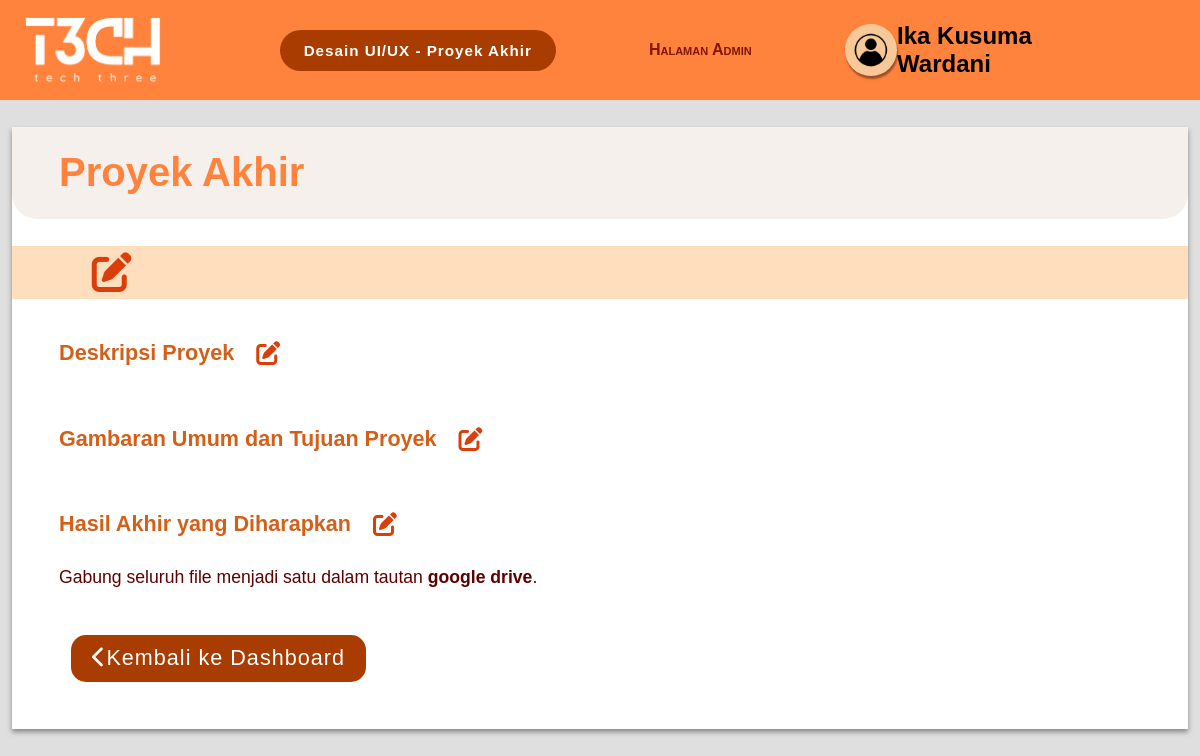
/editProyekAkhir_admin.php (signed in), run on an earlier commit of the app's database.
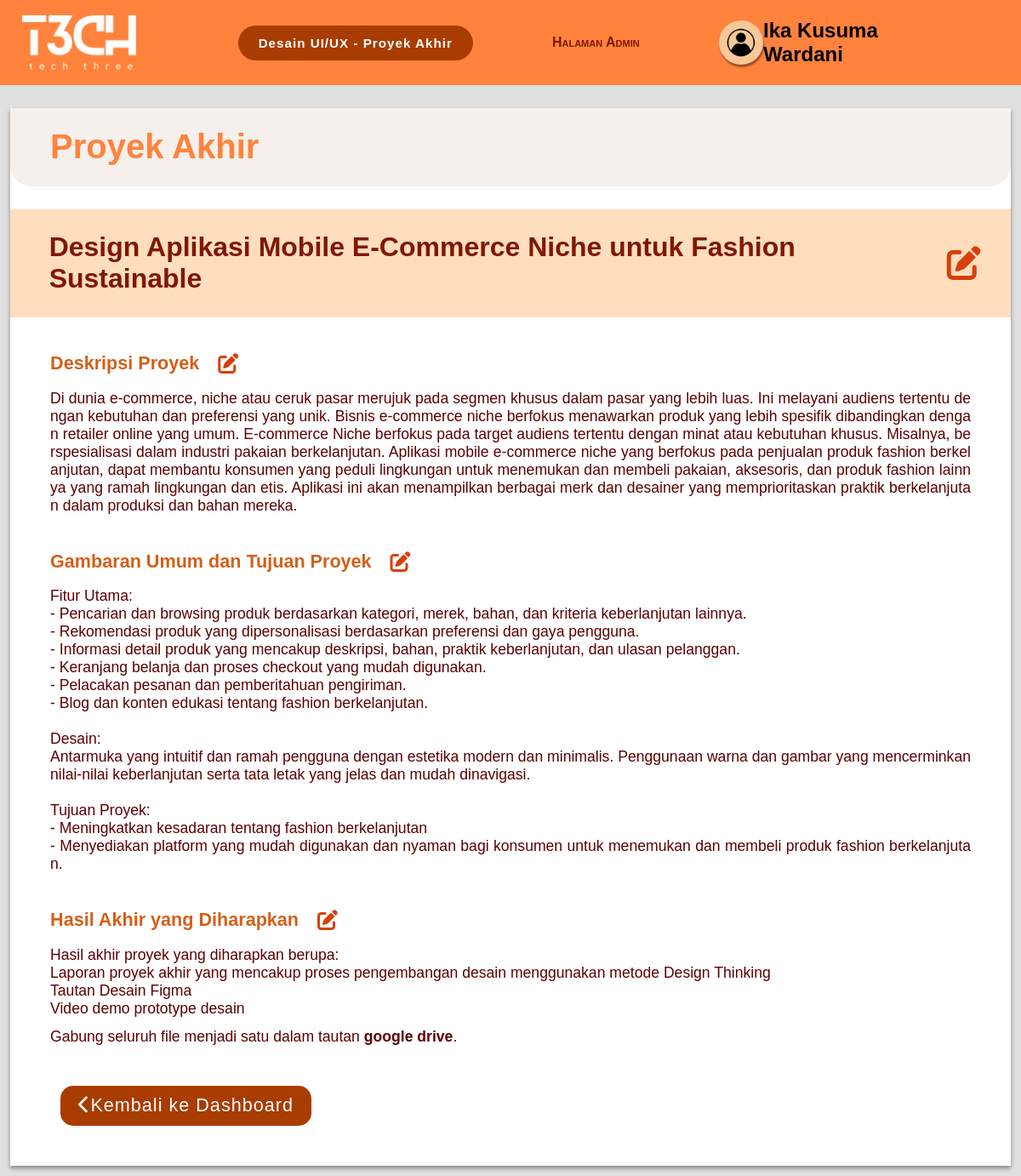
And on a later commit of the database.
### tables this page shows
CREATE TABLE `projects` (
  `Id_Projects` varchar(11) NOT NULL,
  `title` varchar(255) NOT NULL,
  `description` text DEFAULT NULL,
  `overview` text DEFAULT NULL,
  `results` text DEFAULT NULL,
  `Id_Kelas` varchar(20) DEFAULT NULL
);

### editProyekAkhir_admin.php (the view, shortened to what this page needs)
<?php
include 'db_connect.php';
$admin_id = $_SESSION['admin_id'];
$sql = "SELECT * FROM admin WHERE Id_Admin = ?";
$stmt = $conn->prepare($sql);
$stmt->bind_param('s', $admin_id);
$stmt->execute();
$result = $stmt->get_result();
$admin = $result->fetch_assoc();
if ($admin) {
    $admin_name = htmlspecialchars($admin['Nama_Admin']);
} else {
    $admin_name = "Informasi admin tidak ditemukan";
}
$id_project = 'PR01';
$sql_project = "SELECT * FROM projects WHERE Id_Projects = ?";
$stmt_project = $conn->prepare($sql_project);
$stmt_project->bind_param('s', $id_project);
$stmt_project->execute();
$result_project = $stmt_project->get_result();
$project = $result_project->fetch_assoc();
?>
<!DOCTYPE html>
<html lang="id">
<head>
    <link rel="stylesheet" href="editProyekAkhir.css">
    <link rel="stylesheet" href="https://cdnjs.cloudflare.com/ajax/libs/font-awesome/6.0.0-beta3/css/all.min.css">
</head>
<body>
<header>
    <a id="logo_link" href="dashboard_admin.php">
        <img src="Logo.png" id="logo">
    </a>
    <h3>Desain UI/UX - Proyek Akhir</h3>
    <h4 class="halaman_admin">Halaman Admin</h4>
    <section class="profileAdjust">
        <img src="user.png">
        <h2><?php echo $admin_name; ?></h2>
    </section>
</header>
<main>
    <h1>Proyek Akhir</h1>
    <section class="editable_nama_materi">
        <h2><?php echo htmlspecialchars($project['title']); ?></h2>
        <i class="fa-solid fa-pen-to-square" onclick="editMateriJudul()"></i>
    </section>
    <section class="editable_icon_video">
        <h2>Deskripsi Proyek</h2>
        <i class="fa-solid fa-pen-to-square" onclick="editSection(this, 'description')"></i>
    </section>
    <p class="paragraf"><?php echo htmlspecialchars($project['description']); ?></p>
    <section class="editable_icon_video">
        <h2>Gambaran Umum dan Tujuan Proyek</h2>
        <i class="fa-solid fa-pen-to-square" onclick="editSection(this, 'overview')"></i>
    </section>
    <p class="paragraf"><?php echo htmlspecialchars($project['overview']); ?></p>
    <section class="editable_icon_video">
        <h2>Hasil Akhir yang Diharapkan</h2>
        <i class="fa-solid fa-pen-to-square" onclick="editSection(this, 'results')"></i>
    </section>
    <p class="paragraf"><?php echo htmlspecialchars($project['results']); ?></p>
    <p class="paragraf paragrafNone">Gabung seluruh file menjadi satu dalam tautan <span class="googleDrive">google drive</span>.</p>
    <section class="backToDashboard">
        <button onclick="redirectToPage('dashboard_admin.php')">
            <i class="fa-solid fa-chevron-left"></i>Kembali ke Dashboard</button>
    </section>
</main>
</body>
</html>

### editProyekAkhir.css (style rules this page uses)
body { margin: 0; background-color: #dfdfdf; font-family: sans-serif; }
header { background-color: #FF833D; display: flex; justify-content: space-between; align-items: center; height: 100px; width: 100%; position: sticky; z-index: 2; }
#logo_link { display: flex; align-items: center; margin: 0 2%; height: 100%; }
#logo { height: 70%; width: auto; cursor: pointer; }
header h3 { background-color: #A93C00; color: #FFFFFF; padding: 1% 2%; font-size: 95%; border-radius: 25px; letter-spacing: 1px; left: 0; }
.profileAdjust { display: flex; justify-content: center; align-items: center; margin-right: 7%; }
.profileAdjust img { width: 3vw; border-radius: 50%; background-color: #f9c899; padding: 3%; box-shadow: 1px 3px 2px rgba(0, 0, 0, 0.4); }
.halaman_admin { font-variant: small-caps; color: #811700; }
main { background-color: #FFFFFF; margin: 1%; box-shadow: 0 3px 5px rgba(0, 0, 0, 0.4); height: 100%; }
main h1 { font-size: 5vh; color: #FF833D; background-color: #f5f0ec; padding: 2% 4%; border-radius: 0 0 25px 25px; }
.editable_nama_materi { background-color: #ffdebe; display: flex; justify-content: flex-start; align-items: center; padding-right: 3%; }
.editable_nama_materi h2 { font-size: 4vh; font-weight: 600; color: #811700; padding: 0 3% 0 4%; }
.editable_nama_materi i { font-size: 5vh; color: #da3e0a; }
.editable_icon_video { margin-top: 2%; display: flex; justify-content: flex-start; align-items: center; padding: 0 3% 0 4%; }
.editable_icon_video i { font-size: 150%; color: #da3e0a; }
.editable_icon_video h2 { font-size: 135%; font-weight: 600; color: #D45F19; padding-right: 2%; }
.backToDashboard { display: flex; justify-content: space-between; align-items: center; padding: 0 5% 4% 5%; margin-top: 4%; }
button { background-color: #A93C00; border-radius: 15px; color: #FFFFFF; padding: 1% 2%; font-size: 135%; letter-spacing: 1px; border: 0; }
.paragraf { margin: 0 4%; white-space: pre-line; word-break: break-all; color: #5C0000; font-size: 110%; text-align: justify; }
.paragrafNone { margin-top: 1%; }
.googleDrive { font-weight: 750; }

What changed in the data, as far as the page shows it:
added projects: title "Design Aplikasi Mobile E-Commerce Niche untuk Fashion Sustainable", description "Di dunia e-commerce, niche atau ceruk pasar merujuk pada segmen khusus dalam pasar yang lebih luas. Ini melayani audiens tertentu dengan kebutuhan dan preferensi yang unik. Bisnis e-commerce niche berfokus menawarkan produk yang lebih spesifik dibandingkan dengan retailer online yang umum. E-commerce Niche berfokus pada target audiens tertentu dengan minat atau kebutuhan khusus. Misalnya, berspesialisasi dalam industri pakaian berkelanjutan. Aplikasi mobile e-commerce niche yang berfokus pada penjualan produk fashion berkelanjutan, dapat membantu konsumen yang peduli lingkungan untuk menemukan dan membeli pakaian, aksesoris, dan produk fashion lainnya yang ramah lingkungan dan etis.…", overview "Fitur Utama: - Pencarian dan browsing produk berdasarkan kategori, merek, bahan, dan kriteria keberlanjutan lainnya. - Rekomendasi produk yang dipersonalisasi berdasarkan preferensi dan gaya pengguna. - Informasi detail produk yang mencakup deskripsi, bahan, praktik keberlanjutan, dan ulasan pelanggan. - Keranjang belanja dan proses checkout yang mudah digunakan. - Pelacakan pesanan dan pemberitahuan pengiriman. - Blog dan konten edukasi tentang fashion berkelanjutan. Desain: Antarmuka yang intuitif dan ramah pengguna dengan estetika modern dan minimalis. Penggunaan warna dan gambar yang mencerminkan nilai-nilai keberlanjutan serta tata letak yang jelas dan mudah dinavigasi. Tujuan Proyek:…", results "Hasil akhir proyek yang diharapkan berupa: Laporan proyek akhir yang mencakup proses pengembangan desain menggunakan metode Design Thinking Tautan Desain Figma Video demo prototype desain"
